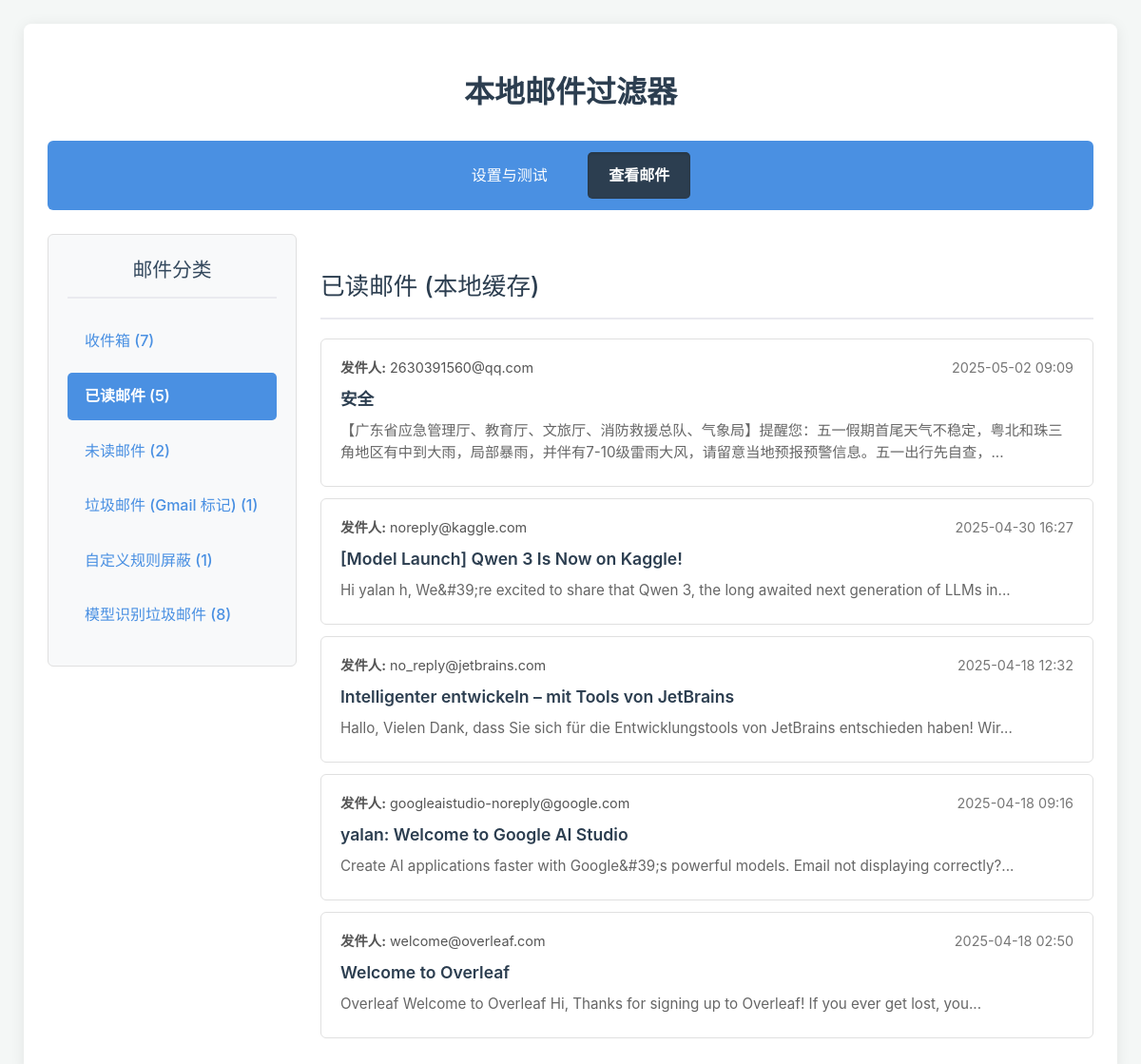
/emails/read, run on the app's committed database.
### tables this page shows
CREATE TABLE emails (
                message_id TEXT PRIMARY KEY NOT NULL, -- Gmail 邮件 ID, 非空主键
                thread_id TEXT,                     -- Gmail 线索 ID
                subject TEXT,
                sender TEXT,                        -- 发件人 (From)
                recipient TEXT,                     -- 收件人 (To)
                date_received INTEGER NOT NULL,     -- 接收日期 (Unix 时间戳), 非空
                snippet TEXT,
                body TEXT,                          -- 邮件正文 (HTML 或纯文本)
            
                  body_cleaned TEXT,                  -- 清洗后的纯文本正文 (用于模型)
                labels TEXT,                        -- Gmail 标签 (逗号分隔)
                is_unread INTEGER DEFAULT 1 CHECK(is_unread IN (0, 1)), -- 0 或 1
                custom_rule_result TEXT,            -- 自定义规则结果 ('Filtered', 'Allowed', NULL)
                custom_rule_reason TEXT,            -- 自定义规则原因
                model_prediction TEXT,              -- 模型预测结果 ('垃圾邮件', '正常邮件', NULL)
                model_prob_spam REAL,               -- 模型预测垃圾概率
                model_prob_normal REAL,             -- 模型预测正常概率
                local_category TEXT,                -- 应用内部最终分类 (便于查询)
                last_synced INTEGER NOT NULL        -- 本地最后更新时间戳, 非空
            );

### app.py (the view)
@app.route('/emails', defaults={'category': 'inbox'})
@app.route('/emails/<category>')
def emails_page(category):
    print(f"[{time.strftime('%H:%M:%S')}] 请求邮件列表，分类: '{category}' (从数据库)")
    emails = []
    error_message = None
    category_counts = {} # 初始化为空字典
    page_title_map = {
        'inbox': "收件箱 (所有非过滤邮件)",
        'read': "已读邮件 (本地缓存)",
        'unread': "未读邮件 (本地缓存)",
        'spam': "垃圾邮件 (Gmail 标记, 本地缓存)",
        'custom': "自定义规则屏蔽 (本地缓存)",
        'model_spam': "模型识别垃圾邮件 (本地缓存)"
    }
    page_title = page_title_map.get(category, "邮件列表 (本地缓存)")
    try:
        start_query = time.time()
        emails = database.get_emails_by_category(category, limit=MAX_EMAILS_PER_PAGE)
        end_query = time.time()
        print(f"[{time.strftime('%H:%M:%S')}] 数据库查询邮件列表耗时: {end_query - start_query:.4f} 秒，获取 {len(emails)} 封邮件。")
        start_count_query = time.time()
        category_counts = database.get_category_counts() # 调用新函数
        end_count_query = time.time()
        print(f"[{time.strftime('%H:%M:%S')}] 数据库查询分类计数耗时: {end_count_query - start_count_query:.4f} 秒。")
        print(f"[Debug] Category Counts: {category_counts}") # 打印计数结果用于调试
        last_sync = database.get_last_sync_timestamp()
    except Exception as e:
        error_message = f"查询本地数据库时出错: {e}"
        print(f"[{time.strftime('%H:%M:%S')}] 查询本地数据库时出错: {e}")
        import traceback
        traceback.print_exc()
        if not category_counts:
             category_counts = {cat: 0 for cat in page_title_map.keys()}
    return render_template('page2_emails.html',
                           emails=emails,
                           current_category=category,
                           page_title=page_title,
                           error_message=error_message,
                           category_counts=category_counts) # 将计数传递给模板

### database.py (called while the page is built)
def get_db_connection():
    try:
        conn = sqlite3.connect(DATABASE_FILE, check_same_thread=False, timeout=10)
        conn.row_factory = sqlite3.Row # 让查询结果可以通过列名访问
        conn.execute("PRAGMA journal_mode=WAL;")
        return conn
    except sqlite3.Error as e:
        print(f"[DB Error] 无法连接到数据库 '{DATABASE_FILE}': {e}")
        return None

def get_last_sync_timestamp():
    conn = get_db_connection()
    if not conn: return 0
    last_sync = 0 # 默认为 0 (纪元初)
    try:
        cursor = conn.cursor()
        cursor.execute("SELECT MAX(last_synced) FROM emails")
        result = cursor.fetchone()
        if result and result[0] is not None:
            last_sync = result[0]
    except sqlite3.Error as e:
        print(f"[DB Error] 获取最后同步时间戳时出错: {e}")
    finally:
        if conn:
            conn.close()
    return int(last_sync)

### templates/page2_emails.html (shortened to what this page needs)
<!DOCTYPE html>
<html lang="zh-CN">
<head>
     <link rel="stylesheet" href="{{ url_for('static', filename='style.css') }}">
</head>
<body>
    <div class="container">
        <h1>本地邮件过滤器</h1>
        <nav class="navbar">
            <a href="{{ url_for('settings_page') }}">设置与测试</a>
            <a href="{{ url_for('emails_page') }}" class="nav-active">查看邮件</a>
        </nav>
         <div class="email-container">
            <aside class="email-sidebar">
                <h2>邮件分类</h2>
                <ul>
                    <li><a href="{{ url_for('emails_page', category='inbox') }}" class="{{ 'active' if current_category == 'inbox' }}">收件箱 ({{ category_counts.get('inbox', 0) }})</a></li>
                    <li><a href="{{ url_for('emails_page', category='read') }}" class="{{ 'active' if current_category == 'read' }}">已读邮件 ({{ category_counts.get('read', 0) }})</a></li>
                    <li><a href="{{ url_for('emails_page', category='unread') }}" class="{{ 'active' if current_category == 'unread' }}">未读邮件 ({{ category_counts.get('unread', 0) }})</a></li>
                    <li><a href="{{ url_for('emails_page', category='spam') }}" class="{{ 'active' if current_category == 'spam' }}">垃圾邮件 (Gmail 标记) ({{ category_counts.get('spam', 0) }})</a></li>
                    <li><a href="{{ url_for('emails_page', category='custom') }}" class="{{ 'active' if current_category == 'custom' }}">自定义规则屏蔽 ({{ category_counts.get('custom', 0) }})</a></li>
                    <li><a href="{{ url_for('emails_page', category='model_spam') }}" class="{{ 'active' if current_category == 'model_spam' }}">模型识别垃圾邮件 ({{ category_counts.get('model_spam', 0) }})</a></li>
                </ul>
            </aside>
            <main class="email-list-area">
                <h2>{{ page_title }}</h2>
                {% if emails %}
                    <ul class="email-list">
                        {% for email in emails %}
                        <li class="email-item">
                            <a href="{{ url_for('view_email', message_id=email.message_id) }}" target="_blank">
                                <div class="email-header">
                                     <span><strong>发件人:</strong> {{ email.sender | default('(无发件人)') | truncate(50) }}</span>
                                     <span class="email-date">{{ email.date }}</span>
                                </div>
                                <div class="email-subject">{{ email.subject | default('无主题', true) }}</div>
                                <div class="email-snippet">{{ email.snippet | truncate(100) }}</div>
                            </a>
                        </li>
                        {% endfor %}
                    </ul>
                {% elif not error_message %}
                    <p>此分类下没有邮件。</p>
                {% endif %}
            </main>
        </div>
    </div>
</body>
</html>

### static/style.css (style rules this page uses)
body { font-family: -apple-system, BlinkMacSystemFont, "Segoe UI", Roboto, "Helvetica Neue", Arial, sans-serif; margin: 0; background-color: #f4f7f6; color: #333; line-height: 1.6; }
.container { max-width: 1100px; margin: 25px auto; padding: 25px; background-color: #fff; box-shadow: 0 2px 15px rgba(0,0,0,0.08); border-radius: 8px; }
h1, h2, h3, h4 { color: #2c3e50; }
h1 { text-align: center; margin-bottom: 25px; font-weight: 600; }
h2 { border-bottom: 2px solid #eaeaef; padding-bottom: 12px; margin-top: 35px; margin-bottom: 20px; font-size: 1.6em; font-weight: 500; }
.navbar { background-color: #4a90e2; padding: 12px 0; margin-bottom: 25px; text-align: center; border-radius: 6px; }
.navbar a { color: white; text-decoration: none; padding: 12px 22px; margin: 0 8px; border-radius: 5px; transition: background-color 0.25s ease, transform 0.1s ease; display: inline-block; }
.navbar a.nav-active { background-color: #2c3e50; font-weight: 600; box-shadow: inset 0 1px 3px rgba(0,0,0,0.2); }
.email-container { display: flex; gap: 25px; }
.email-sidebar { flex: 0 0 220px; background-color: #f8f9fa; padding: 20px; border-radius: 6px; border: 1px solid #e0e0e0; height: fit-content; }
.email-sidebar h2 { margin-top: 0; margin-bottom: 20px; font-size: 1.3em; text-align: center; color: #34495e; }
.email-sidebar ul { list-style: none; padding: 0; margin: 0; }
.email-sidebar li a { display: block; padding: 12px 18px; text-decoration: none; color: #4a90e2; border-radius: 5px; margin-bottom: 8px; transition: background-color 0.2s ease, color 0.2s ease; font-weight: 500; }
.email-sidebar li a.active { background-color: #4a90e2; color: white; font-weight: 600; }
.email-list-area { flex: 1; }
.email-list { list-style: none; padding: 0; margin: 0; }
.email-item { border: 1px solid #e0e0e0; margin-bottom: 12px; border-radius: 6px; background-color: #fff; transition: box-shadow 0.2s ease, border-color 0.2s ease; overflow: hidden; }
.email-item a { display: block; padding: 18px 20px; text-decoration: none; color: inherit; }
.email-header { display: flex; justify-content: space-between; align-items: center; margin-bottom: 8px; font-size: 0.9em; color: #555; }
.email-date { font-style: normal; color: #777; }
.email-subject { font-weight: 600; margin-bottom: 8px; font-size: 1.1em; color: #2c3e50; white-space: nowrap; overflow: hidden; text-overflow: ellipsis; }
.email-snippet { color: #666; font-size: 0.95em; line-height: 1.5; margin-bottom: 5px; }

### data on the page
emails: sender "2630391560@qq.com", date "2025-05-02 09:09", subject "安全", snippet "【广东省应急管理厅、教育厅、文旅厅、消防救援总队、气象局】提醒您：五一假期首尾天气不稳定，粤北和珠三角地区有中到大雨，局部暴雨，并伴有7-10级雷雨大风，请留意当地预报预警信息。五一出行先自查，..."
emails: sender "noreply@kaggle.com", date "2025-04-30 16:27", subject "[Model Launch] Qwen 3 Is Now on Kaggle!", snippet "Hi yalan h, We&#39;re excited to share that Qwen 3, the long awaited next generation of LLMs in..."
emails: sender "no_reply@jetbrains.com", date "2025-04-18 12:32", subject "Intelligenter entwickeln – mit Tools von JetBrains", snippet "Hallo, Vielen Dank, dass Sie sich für die Entwicklungstools von JetBrains entschieden haben! Wir..."
emails: sender "googleaistudio-noreply@google.com", date "2025-04-18 09:16", subject "yalan: Welcome to Google AI Studio", snippet "Create AI applications faster with Google&#39;s powerful models. Email not displaying correctly?..."
emails: sender "welcome@overleaf.com", date "2025-04-18 02:50", subject "Welcome to Overleaf", snippet "Overleaf Welcome to Overleaf Hi, Thanks for signing up to Overleaf! If you ever get lost, you..."

### other printed values
{{ category_counts.get('inbox', 0) }} "7"
{{ category_counts.get('read', 0) }} "5"
{{ category_counts.get('unread', 0) }} "2"
{{ category_counts.get('spam', 0) }} "1"
{{ category_counts.get('custom', 0) }} "1"
{{ category_counts.get('model_spam', 0) }} "8"
{{ page_title }} "已读邮件 (本地缓存)"
